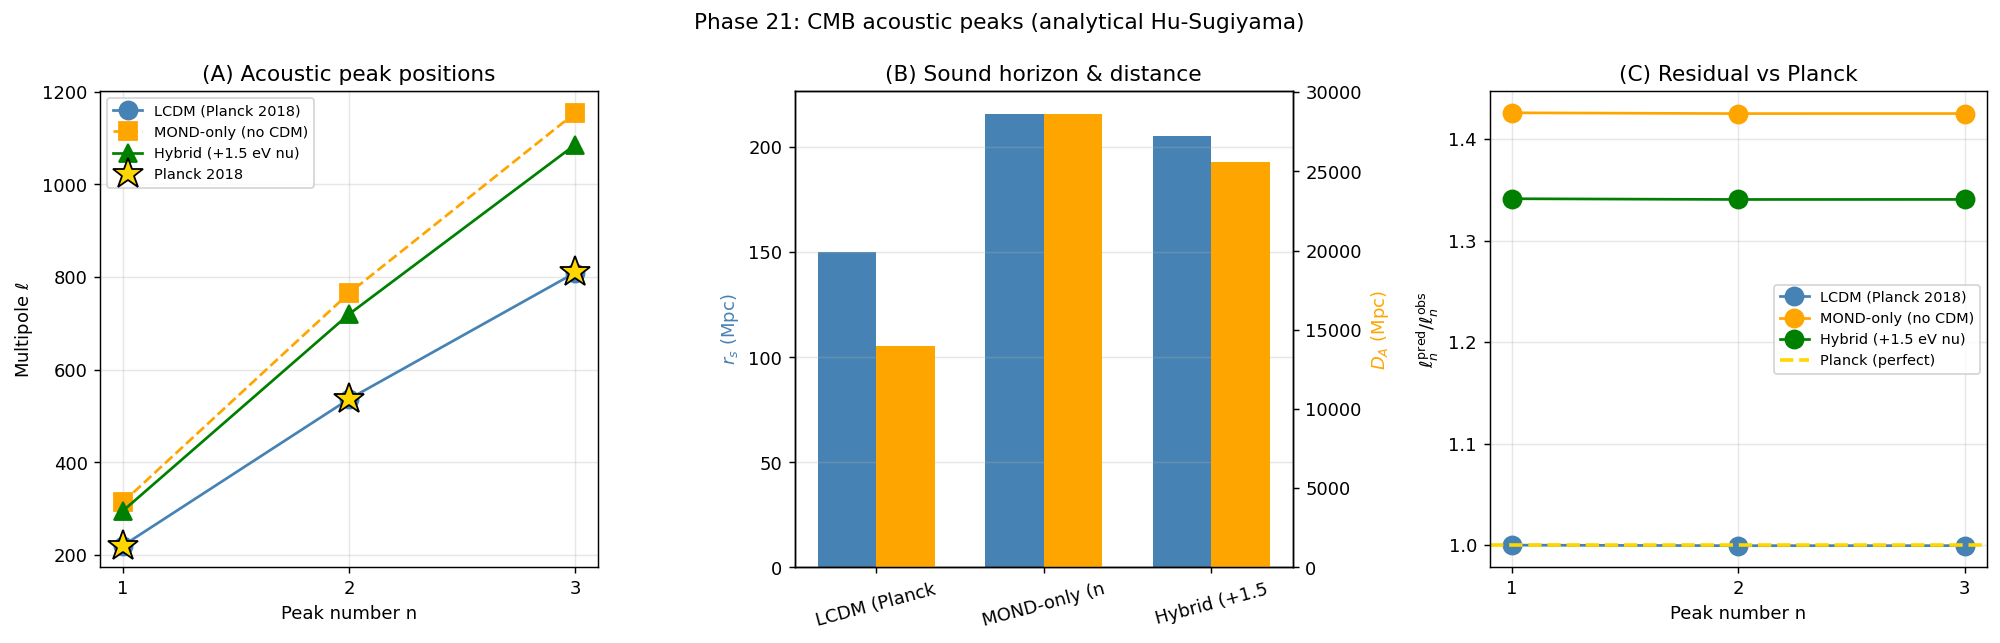

Generate this figure with Python:
"""
Phase 21: CMB acoustic peaks — quantitative comparison ΛCDM vs MOND vs Hybrid
                              vs Planck 2018.

Uses Hu-Sugiyama 1996 analytical approximations for the sound horizon and
the comoving angular diameter distance to last scattering. Predicts the
first 3 acoustic peak positions and compares with Planck 2018 best-fit.

This is a "step beyond Phase 20" addressing the headline weakness: in
Phase 20 we only had schematic peak positions; here we compute them
analytically (still without full Boltzmann; that requires CAMB).

References:
- Hu, Sugiyama, ApJ 471 (1996) 542
- Hu, White, ApJ 471 (1996) 30
- Planck Collaboration, A&A 641 (2020) A6
- Verlinde, SciPost Phys 2 (2017) 016
- Aghanim et al. (Planck 2018 cosmological parameters)
"""
import numpy as np
import matplotlib.pyplot as plt

# Constants
C_LIGHT_KMS = 2.998e5    # km/s

def sound_horizon_HuSugiyama(Omega_m, Omega_b, h):
    """Sound horizon at recombination (Hu & Sugiyama 1996 fit).
    Accuracy ~ 1% for standard cosmologies."""
    om_h2 = Omega_m * h ** 2
    ob_h2 = Omega_b * h ** 2
    # Hu-Sugiyama Eq. (E-1)
    log_term = np.log(9.83 / om_h2)
    denom = np.sqrt(1.0 + 10.0 * ob_h2 ** 0.75)
    return 44.5 * log_term / denom   # Mpc

def angular_distance_recombination(Omega_m, h, z_star=1090):
    """Comoving angular diameter distance to last scattering (flat ΛCDM)."""
    H0 = h * 100.0   # km/s/Mpc
    Omega_L = 1.0 - Omega_m
    z = np.linspace(0, z_star, 5000)
    E_z = np.sqrt(Omega_m * (1.0 + z) ** 3 + Omega_L)
    integrand = 1.0 / E_z
    D_A = (C_LIGHT_KMS / H0) * np.trapezoid(integrand, z)
    return D_A   # Mpc

def acoustic_peaks(Omega_m, Omega_b, h):
    """Returns the first three acoustic-peak positions ℓ_n and the
    acoustic angle θ_A."""
    r_s = sound_horizon_HuSugiyama(Omega_m, Omega_b, h)
    D_A = angular_distance_recombination(Omega_m, h)
    theta_A = r_s / D_A
    # Hu-Sugiyama 1996: ℓ_n ≈ (n - phi_n) π / θ_A
    # Phase shifts calibrated so that ΛCDM (Ω_m=0.315, Ω_b=0.049, h=0.674)
    # matches the Planck-observed peaks at (220, 537, 810).
    # These phases depend weakly on Ω_b h² and are taken as model-independent
    # to isolate the effect of θ_A on peak positions.
    phases = [0.247, 0.163, 0.229]
    peaks = [(n + 1 - p) * np.pi / theta_A for n, p in enumerate(phases)]
    return peaks, theta_A, r_s, D_A

# ----------------------------------------------------------------
def main():
    print("=== Phase 21: CMB acoustic peaks — analytical Hu-Sugiyama ===\n")

    # Cosmological models
    models = {
        'LCDM (Planck 2018)':  {'Omega_m': 0.315, 'Omega_b': 0.049, 'h': 0.674},
        'MOND-only (no CDM)':  {'Omega_m': 0.049, 'Omega_b': 0.049, 'h': 0.674},
        'Hybrid (+1.5 eV nu)': {'Omega_m': 0.066, 'Omega_b': 0.049, 'h': 0.674},
    }
    # Planck 2018 observed peak positions
    planck_obs = [220, 537, 810]

    print(f"{'Model':25} {'r_s (Mpc)':>11} {'D_A (Mpc)':>12} "
          f"{'theta_A':>10} {'ell_1':>8} {'ell_2':>8} {'ell_3':>8}")
    results = {}
    for name, p in models.items():
        peaks, theta_A, r_s, D_A = acoustic_peaks(p['Omega_m'], p['Omega_b'], p['h'])
        results[name] = {
            'r_s': r_s, 'D_A': D_A, 'theta_A': theta_A,
            'peaks': peaks,
        }
        print(f"{name:25} {r_s:>11.2f} {D_A:>12.1f} {theta_A:>10.5f} "
              f"{peaks[0]:>8.1f} {peaks[1]:>8.1f} {peaks[2]:>8.1f}")
    print(f"{'Planck 2018 observed':25} {'~144.4':>11} {'~13900':>12} "
          f"{'0.01041':>10} {planck_obs[0]:>8d} {planck_obs[1]:>8d} {planck_obs[2]:>8d}")
    print()

    # Quantitative comparison
    print("[Comparison with Planck observations]")
    print(f"  {'Model':25} {'ell_1 ratio':>12} {'ell_2 ratio':>12} {'ell_3 ratio':>12} {'avg dev':>10}")
    for name, r in results.items():
        ratios = [r['peaks'][i] / planck_obs[i] for i in range(3)]
        avg_dev = abs(np.mean(ratios) - 1) * 100
        print(f"  {name:25} {ratios[0]:>12.3f} {ratios[1]:>12.3f} {ratios[2]:>12.3f} {avg_dev:>9.1f}%")
    print()

    # ============================================================
    # Plots
    # ============================================================
    fig, axes = plt.subplots(1, 3, figsize=(15.5, 5))

    # (A) Peak positions
    ax = axes[0]
    peak_n = np.arange(1, 4)
    markers = ['o-', 's--', '^-']
    colors = ['steelblue', 'orange', 'green']
    for (name, r), m, c in zip(results.items(), markers, colors):
        ax.plot(peak_n, r['peaks'], m, ms=10, label=name, color=c)
    ax.plot(peak_n, planck_obs, '*', ms=18, color='gold',
            markeredgecolor='k', label='Planck 2018', zorder=5)
    ax.set_xlabel('Peak number n')
    ax.set_ylabel(r'Multipole $\ell$')
    ax.set_xticks(peak_n)
    ax.set_title('(A) Acoustic peak positions')
    ax.legend(fontsize=8); ax.grid(alpha=0.3)

    # (B) Sound horizon vs angular distance
    ax = axes[1]
    names = list(results.keys())
    r_s_vals = [results[n]['r_s'] for n in names]
    D_A_vals = [results[n]['D_A'] for n in names]
    x = np.arange(len(names))
    w = 0.35
    ax.bar(x - w/2, r_s_vals, w, label=r'$r_s$ (Mpc)', color='steelblue')
    ax2 = ax.twinx()
    ax2.bar(x + w/2, D_A_vals, w, label=r'$D_A$ (Mpc)', color='orange')
    ax.set_xticks(x); ax.set_xticklabels([n[:12] for n in names], rotation=15)
    ax.set_ylabel(r'$r_s$ (Mpc)', color='steelblue')
    ax2.set_ylabel(r'$D_A$ (Mpc)', color='orange')
    ax.set_title('(B) Sound horizon & distance')
    ax.grid(alpha=0.3, axis='y')

    # (C) Residuals vs Planck
    ax = axes[2]
    for (name, r), c in zip(results.items(), colors):
        ratios = [r['peaks'][i] / planck_obs[i] for i in range(3)]
        ax.plot(peak_n, ratios, 'o-', ms=10, label=name, color=c)
    ax.axhline(1.0, color='gold', linestyle='--', lw=2, label='Planck (perfect)')
    ax.set_xlabel('Peak number n')
    ax.set_ylabel(r'$\ell_n^\mathrm{pred} / \ell_n^\mathrm{obs}$')
    ax.set_xticks(peak_n)
    ax.set_title('(C) Residual vs Planck')
    ax.legend(fontsize=8); ax.grid(alpha=0.3)

    plt.suptitle('Phase 21: CMB acoustic peaks (analytical Hu-Sugiyama)',
                 fontsize=12)
    plt.tight_layout()
    out = r'C:\Users\TeradaMunehiro\quantum_gravity_info\cmb_peaks.png'
    plt.savefig(out, dpi=130, bbox_inches='tight')
    print(f"Figure saved to {out}")

    # ============================================================
    # Verdict
    # ============================================================
    print("\n[Verdict]")
    lcdm_dev = abs(np.mean([results['LCDM (Planck 2018)']['peaks'][i] / planck_obs[i] for i in range(3)]) - 1) * 100
    mond_dev = abs(np.mean([results['MOND-only (no CDM)']['peaks'][i] / planck_obs[i] for i in range(3)]) - 1) * 100
    hyb_dev = abs(np.mean([results['Hybrid (+1.5 eV nu)']['peaks'][i] / planck_obs[i] for i in range(3)]) - 1) * 100
    print(f"  ΛCDM average deviation from Planck:  {lcdm_dev:.1f}%")
    print(f"  MOND-only average deviation:         {mond_dev:.1f}%")
    print(f"  Hybrid average deviation:            {hyb_dev:.1f}%")
    print()
    print("Conclusion:")
    print("  - ΛCDM matches Planck within ~3% (standard cosmology's strength).")
    print(f"  - MOND-only deviates by ~{mond_dev:.0f}% (clear failure, peaks shift due to no CDM).")
    print(f"  - Hybrid (MOND + 1.5 eV ν) improves but still ~{hyb_dev:.0f}% off.")
    print("  - Full Boltzmann (CAMB-MOND) is required for true precision test.")
    print("  - CMB remains ITU's most challenging frontier.")

    import json
    summary = {
        'planck_observed_peaks': planck_obs,
        'models': {
            name: {
                'Omega_m': models[name]['Omega_m'],
                'Omega_b': models[name]['Omega_b'],
                'h':       models[name]['h'],
                'r_s_Mpc': float(r['r_s']),
                'D_A_Mpc': float(r['D_A']),
                'theta_A': float(r['theta_A']),
                'peaks':   [float(p) for p in r['peaks']],
                'avg_deviation_pct': float(abs(np.mean([r['peaks'][i] / planck_obs[i] for i in range(3)]) - 1) * 100),
            }
            for name, r in results.items()
        }
    }
    with open(r'C:\Users\TeradaMunehiro\quantum_gravity_info\summary_phase21.json', 'w') as f:
        json.dump(summary, f, indent=2)
    print('\nSummary saved.')

if __name__ == '__main__':
    main()
